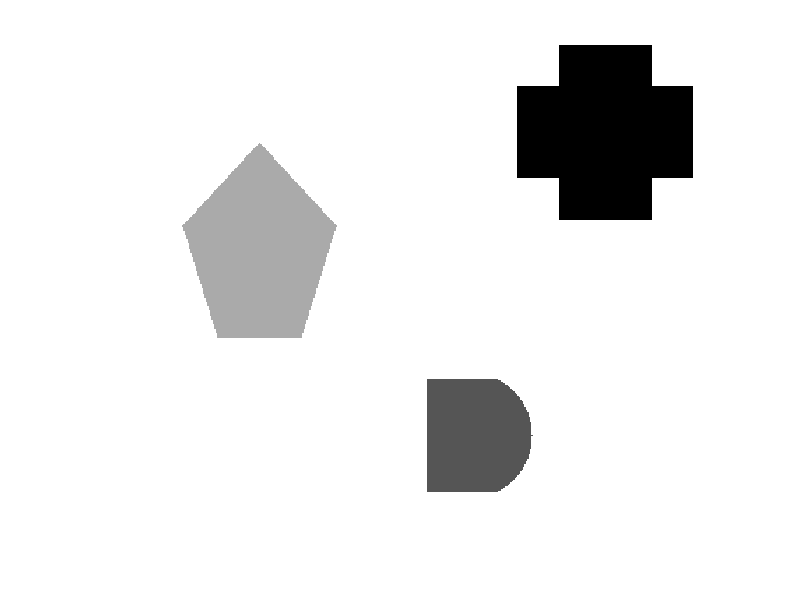

Reproduce this figure in MATLAB.
clear , clc, close all

im=ones(350,400)*255;

for i=1:350
    for j=1:400
        %Cruz 
        if i>= 0 && i<=125 && j >= 305 && j <= 370
            im (i,j)=0;
        elseif i>= 30 && i<=95 && j >= 275 && j <= 400
            im(i,j)=0; 
        %Semi circulo- rectángulo
        % elseif i>= 240 && i<=330 && j >= 210 && j <= 240+((45^2)-(i-280)^2)^(1/2)
        elseif i>= 240 && i<=320 && j >= 210 && j <= 240+((45^2)-(i-280)^2)^(1/2)
            im (i,j)=85; 
        % Pentágono
        elseif i>= 70 && i<=130 && j >= (-11/12)*i+(925/6) && j <= (11/12)*i+(155/6)
            im (i,j)=170;
        elseif i>= 130 && i<=210 && j <= (-5/16)*i+(1485/8) && j >= (5/16)*i-(45/8)
            im (i,j)=170;
        else 
            im(i,j)=255;
        end
    end
end

imshow(im/255) 